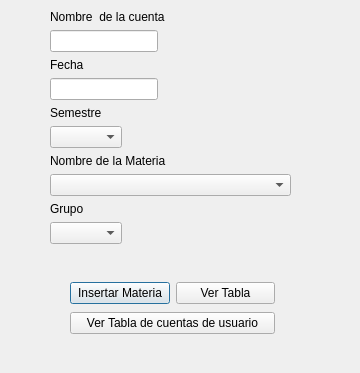
<?xml version="1.0" encoding="UTF-8"?>
<ui version="4.0">
 <class>Dialog</class>
 <widget class="QDialog" name="Dialog">
  <property name="geometry">
   <rect>
    <x>0</x>
    <y>0</y>
    <width>360</width>
    <height>373</height>
   </rect>
  </property>
  <property name="maximumSize">
   <size>
    <width>360</width>
    <height>373</height>
   </size>
  </property>
  <property name="windowTitle">
   <string>Asignar materias al alumno</string>
  </property>
  <widget class="QWidget" name="layoutWidget">
   <property name="geometry">
    <rect>
     <x>50</x>
     <y>10</y>
     <width>241</width>
     <height>251</height>
    </rect>
   </property>
   <layout class="QFormLayout" name="formLayout">
    <item row="0" column="0">
     <widget class="QLabel" name="label">
      <property name="text">
       <string>Nombre  de la cuenta</string>
      </property>
     </widget>
    </item>
    <item row="1" column="0">
     <widget class="QLineEdit" name="NombreCuenta"/>
    </item>
    <item row="6" column="0">
     <widget class="QLabel" name="label_2">
      <property name="text">
       <string>Nombre de la Materia</string>
      </property>
     </widget>
    </item>
    <item row="7" column="0" colspan="2">
     <widget class="QComboBox" name="AbrMat"/>
    </item>
    <item row="8" column="0">
     <widget class="QLabel" name="label_3">
      <property name="text">
       <string>Grupo</string>
      </property>
     </widget>
    </item>
    <item row="9" column="0">
     <widget class="QComboBox" name="Grupo"/>
    </item>
    <item row="4" column="0">
     <widget class="QLabel" name="label_4">
      <property name="text">
       <string>Semestre</string>
      </property>
     </widget>
    </item>
    <item row="5" column="0">
     <widget class="QComboBox" name="Semestre"/>
    </item>
    <item row="2" column="0">
     <widget class="QLabel" name="label_5">
      <property name="text">
       <string>Fecha</string>
      </property>
     </widget>
    </item>
    <item row="3" column="0">
     <widget class="QLineEdit" name="Fecha"/>
    </item>
   </layout>
  </widget>
  <widget class="QWidget" name="layoutWidget">
   <property name="geometry">
    <rect>
     <x>70</x>
     <y>280</y>
     <width>205</width>
     <height>56</height>
    </rect>
   </property>
   <layout class="QVBoxLayout" name="verticalLayout">
    <item>
     <layout class="QHBoxLayout" name="horizontalLayout">
      <item>
       <widget class="QPushButton" name="Insertar">
        <property name="text">
         <string>Insertar Materia</string>
        </property>
       </widget>
      </item>
      <item>
       <widget class="QPushButton" name="Ver">
        <property name="text">
         <string>Ver Tabla</string>
        </property>
       </widget>
      </item>
     </layout>
    </item>
    <item>
     <widget class="QPushButton" name="VerCuentas">
      <property name="text">
       <string>Ver Tabla de cuentas de usuario</string>
      </property>
     </widget>
    </item>
   </layout>
  </widget>
 </widget>
 <resources/>
 <connections/>
</ui>
